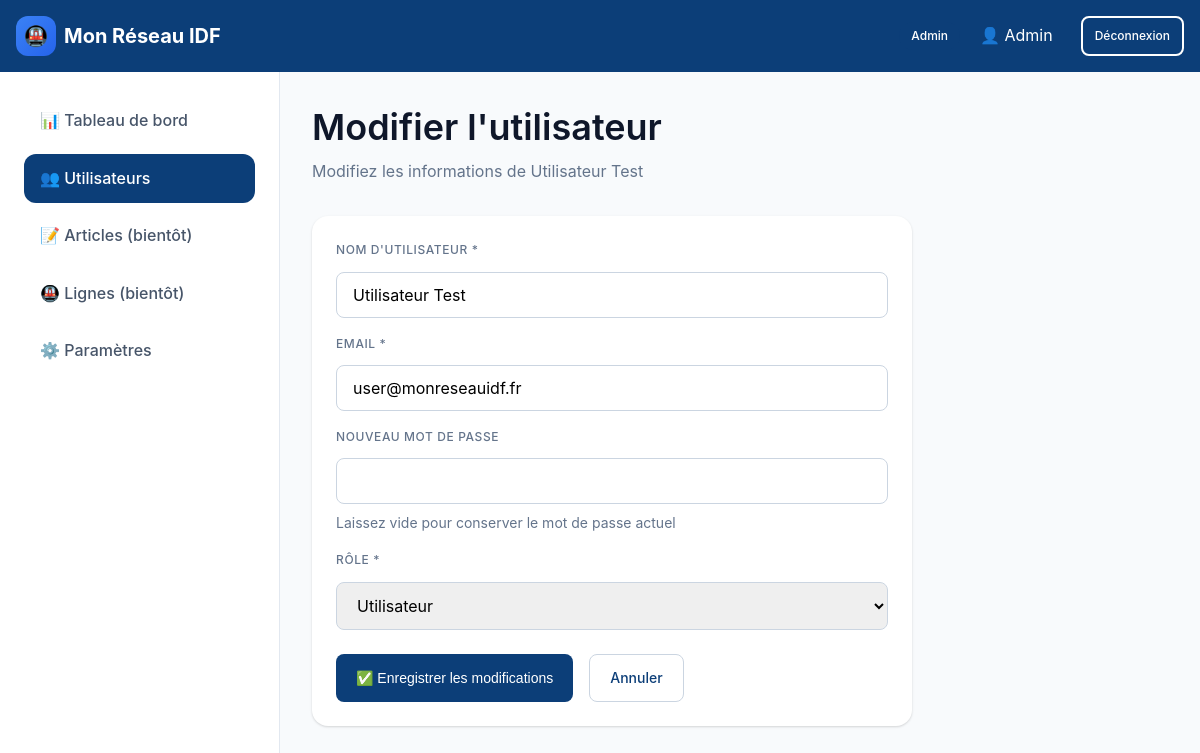
Page /admin/edit_user.php?id=2 (signed in) on the committed database.
### tables this page shows
CREATE TABLE IF NOT EXISTS users (
    id INT AUTO_INCREMENT PRIMARY KEY,
    username VARCHAR(100) NOT NULL,
    email VARCHAR(255) NOT NULL UNIQUE,
    password VARCHAR(255) NOT NULL,
    role ENUM('user', 'admin') DEFAULT 'user',
    created_at TIMESTAMP DEFAULT CURRENT_TIMESTAMP,
    updated_at TIMESTAMP DEFAULT CURRENT_TIMESTAMP ON UPDATE CURRENT_TIMESTAMP,
    INDEX idx_email (email),
    INDEX idx_role (role)
);

### includes/functions.php (called while the page is built, shortened)
<?php
function sanitize($input)
{
    return htmlspecialchars(trim($input), ENT_QUOTES, 'UTF-8');
}
function isLoggedIn()
{
    return isset($_SESSION['user_id']);
}
function getCurrentUser($pdo)
{
    $stmt = $pdo->prepare("SELECT * FROM users WHERE id = ?");
    $stmt->execute([$_SESSION['user_id']]);
    return $stmt->fetch();
}
function getUserById($pdo, $id)
{
    $stmt = $pdo->prepare("SELECT * FROM users WHERE id = ?");
    $stmt->execute([$id]);
    return $stmt->fetch();
}

### admin/edit_user.php (the view, shortened to what this page needs)
<?php
require_once __DIR__ . '/../includes/config.php';
require_once __DIR__ . '/../includes/functions.php';
$userId = intval($_GET['id'] ?? 0);
$user = getUserById($pdo, $userId);
$currentUser = getCurrentUser($pdo);
?>
<!DOCTYPE html>
<html lang="fr">
<head>
    <link rel="stylesheet" href="<?php echo SITE_URL; ?>/css/style.css">
</head>
<body>
    <header class="header">
        <div class="container">
            <a href="<?php echo SITE_URL; ?>" class="logo">
                <div class="logo-icon">🚇</div>
                <span>Mon Réseau <strong>IDF</strong></span>
            </a>
            <div class="nav-actions">
                <span class="badge badge-primary" style="margin-right: var(--spacing-2);">Admin</span>
                <span style="color: var(--white); margin-right: var(--spacing-4);">
                    👤
                    <?php echo sanitize($currentUser['username']); ?>
                </span>
                <a href="<?php echo SITE_URL; ?>/logout.php" class="btn btn-outline btn-sm">Déconnexion</a>
            </div>
        </div>
    </header>
    <div class="dashboard-layout">
        <aside class="sidebar">
            <nav>
                <ul class="sidebar-nav">
                    <li>
                        <a href="<?php echo SITE_URL; ?>/admin/dashboard.php">
                            📊 Tableau de bord
                        </a>
                    </li>
                    <li>
                        <a href="<?php echo SITE_URL; ?>/admin/users.php" class="active">
                            👥 Utilisateurs
                        </a>
                    </li>
                    <li>
                        <a href="#">
                            📝 Articles (bientôt)
                        </a>
                    </li>
                    <li>
                        <a href="#">
                            🚇 Lignes (bientôt)
                        </a>
                    </li>
                    <li>
                        <a href="<?php echo SITE_URL; ?>/admin/settings.php">
                            ⚙️ Paramètres
                        </a>
                    </li>
                </ul>
            </nav>
        </aside>
        <main class="main-content">
            <div class="page-header">
                <h1>Modifier l'utilisateur</h1>
                <p>Modifiez les informations de
                    <?php echo sanitize($user['username']); ?>
                </p>
            </div>
            <div class="card" style="max-width: 600px;">
                <div class="card-body">
                    <form method="POST" action="">
                        <div class="form-group" style="margin-bottom: var(--spacing-4);">
                            <label class="form-label" for="username">Nom d'utilisateur *</label>
                            <input type="text" id="username" name="username" class="form-control" required minlength="3"
                                value="<?php echo sanitize($user['username']); ?>">
                        </div>
                        <div class="form-group" style="margin-bottom: var(--spacing-4);">
                            <label class="form-label" for="email">Email *</label>
                            <input type="email" id="email" name="email" class="form-control" required
                                value="<?php echo sanitize($user['email']); ?>">
                        </div>
                        <div class="form-group" style="margin-bottom: var(--spacing-4);">
                            <label class="form-label" for="password">Nouveau mot de passe</label>
                            <input type="password" id="password" name="password" class="form-control" minlength="6">
                            <span class="form-text">Laissez vide pour conserver le mot de passe actuel</span>
                        </div>
                        <div class="form-group" style="margin-bottom: var(--spacing-6);">
                            <label class="form-label" for="role">Rôle *</label>
                            <select id="role" name="role" class="form-control">
                                <option value="user" <?php echo $user['role'] === 'user' ? 'selected' : ''; ?>>
                                    Utilisateur
                                </option>
                            </select>
                        </div>
                        <div class="flex gap-4">
                            <button type="submit" class="btn btn-primary">
                                ✅ Enregistrer les modifications
                            </button>
                            <a href="<?php echo SITE_URL; ?>/admin/users.php" class="btn btn-secondary">
                                Annuler
                            </a>
                        </div>
                    </form>
                </div>
            </div>
        </main>
    </div>
</body>
</html>

### rows in the picture
users: username "Admin"
users: username "Utilisateur Test", email "user@monreseauidf.fr", role "Utilisateur"
